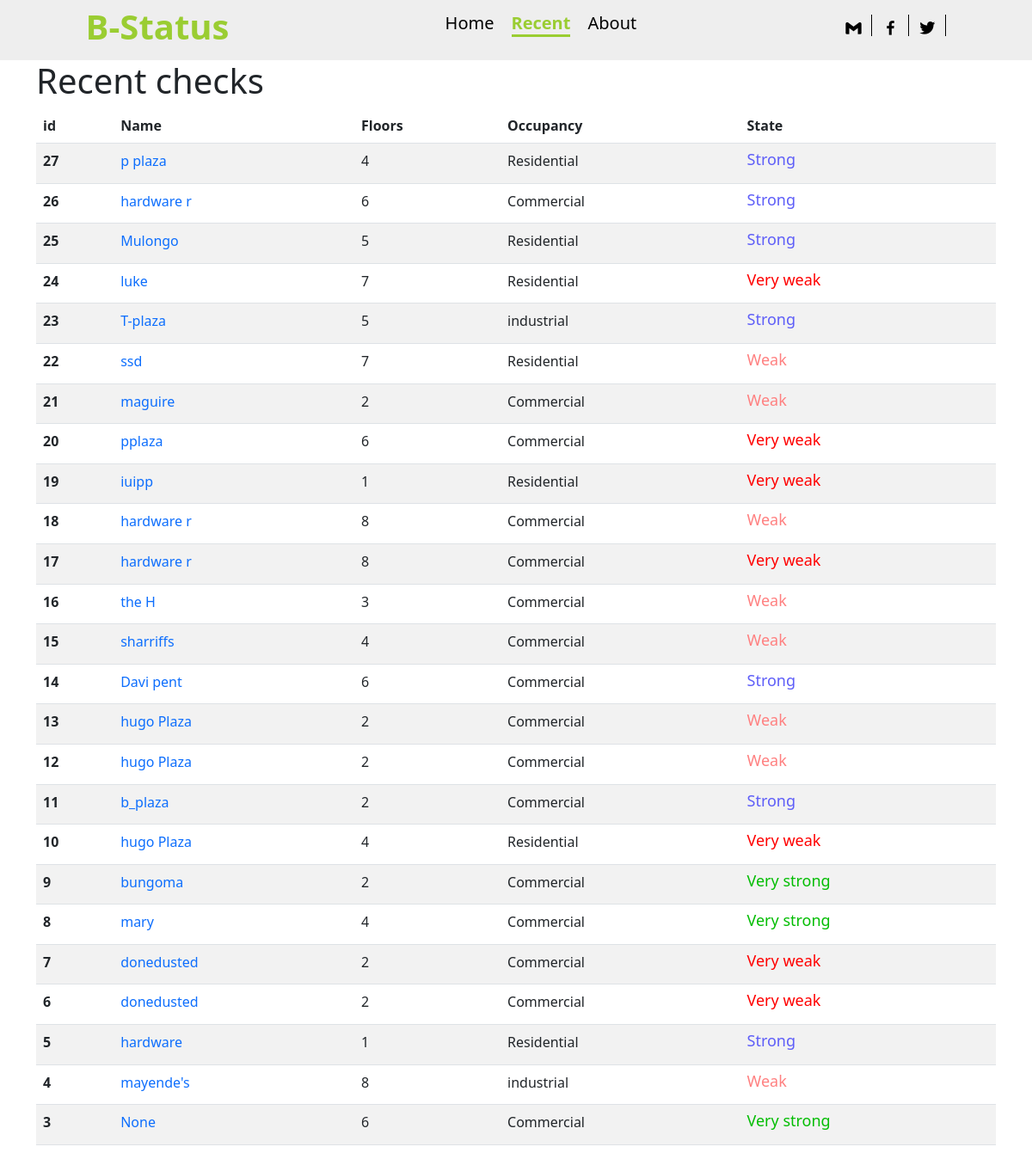
Page /b-status/ on the committed database.
### App/models.py (models this page shows, shortened)
class Data(models.Model):
    name = models.CharField(max_length=10,null=True)
    occupancy = models.PositiveIntegerField(choices=OCCUPANCY, null=True)
    floors = models.PositiveIntegerField(validators=[MinValueValidator(1), MaxValueValidator(8)], null=True)
    roofing = models.PositiveIntegerField(choices=ROOFING, null=True)
    seismic_zone = models.PositiveIntegerField(choices=ZONE, null=True)
    cracks = models.PositiveIntegerField(choices=CRACKS, null=True)
    l_arrestors = models.PositiveIntegerField(choices=LA, null=True)
    anti_eathquake = models.PositiveIntegerField(choices=EQ, null=True)
    soil_type = models.PositiveIntegerField(choices=SOIL, null=True)
    wall_thickness = models.PositiveIntegerField(choices=WALL, null=True)
    predictions = models.CharField(max_length=100, blank=True)
    date = models.DateTimeField(auto_now_add=True)
    class Meta:
        ordering = ['-date']

### App/views.py (the view)
# urls.py: path('b-status/',views.status, name = 'status'),
def status(request):
    obj = Data.objects.all()
    text = ''
    context = {
        'objects': obj,
        'page':'status',
        'text': text,
    }
    return render(request,'pred.html',context)

### App/templates/pred.html
{% extends "base.html"%}
{% block content %}
<div class="container">
<h1>Recent checks</h1>
<table class="table table-striped">
    <thead>
      <tr>
        <th scope="col">id</th>
        <th scope="col">Name</th>
        <th scope="col">Floors</th>
        <th scope="col">Occupancy</th>
        <th scope="col">State</th>
      </tr>
    </thead>
    <tbody>
        {% for obj in objects %}
      <tr>
        <th>{{obj.id}}</th>
        <td><a href="{% url 'view' obj.id %}">{{obj.name}}</a></td>
        <td>{{obj.floors}}</td>
        <td>{% if obj.occupancy == 0 %}
            Commercial
            {% elif obj.occupancy == 1 %}
            Residential
            {% elif obj.occupancy == 2 %}
            industrial
        {%endif %}
        </td>
        <td>{% if obj.predictions == "['Very weak']"%}
            <h3 style="color: red;font-size: 18px;">Very weak </h3>
            {% elif obj.predictions == "['Very strong']"%}
            <h3 style="color: rgb(4, 189, 4);font-size: 18px;">Very strong</h3>
            {% elif obj.predictions == "['Very Strong']"%}
            <h3 style="color: rgb(4, 189, 4);font-size: 18px;">Very strong</h3>
            {% elif obj.predictions == "['Strong']"%}
            <h3 style="color: rgb(94, 94, 248);font-size: 18px;">Strong</h3>
            {% elif obj.predictions == "['Weak']"%}
            <h3 style="color: rgb(255, 128, 128);font-size: 18px;">Weak</h3>
            {% elif obj.predictions == "['weak']"%}
            <h3 style="color: rgb(255, 128, 128);font-size: 18px;">Weak</h3>
            {% endif %}
            </td>
      </tr>
      {% endfor %}
    </div>
  {% endblock content %}

### App/templates/base.html (shortened to what this page needs)
<!DOCTYPE html>
{% load static %}
<html lang="en">
<head>
    <link rel="stylesheet" href="https://unpkg.com/boxicons@2.1.4/css/boxicons.min.css">
    <link href="https://cdn.jsdelivr.net/npm/bootstrap@5.2.3/dist/css/bootstrap.min.css" rel="stylesheet"
>
    <link rel="stylesheet" href="{% static 'css/main.css'%}">
</head>
<body>
    {% include "nav.html"%}
    {% block content %}
    {% endblock content %}
</body>
</html>

### App/templates/nav.html (shortened to what this page needs)
{%load static %}
<!DOCTYPE html>
<html lang="en">
<head>
    <link rel="stylesheet" href="https://unpkg.com/boxicons@2.1.4/css/boxicons.min.css">
    <link rel="stylesheet" href="{%static 'css/nav.css'%}">
</head>
<body>
  <nav class="navi">
    <div class="title">
        <h1>B-Status</h1>
    </div>
    <div class="nav-man-list">
        <ul>
            <li><a class="navi-link {%if page == 'home' %} active {%endif%}" href="{% url 'home'%}">Home</a></li>
            <li><a class="navi-link {%if page == 'status' %} active {%endif%}" href="{% url 'status'%}">Recent</a></li>
            <li><a class="navi-link {%if page == 'about' %} active {%endif%}" href="{% url 'about'%}">About</a></li>
        </ul>
    </div>
    <div class="contacts">
      <ul>
        <li><a href="mailto:stephenmukhebi@gmail.com?"><i class='bx bxl-gmail'></i></a></li>
        <li><a href="#"> <i class='bx bxl-facebook'></i></a></li>
        <li><a href="#"><i class='bx bxl-twitter'></i></a></li>
      </ul>
    </div>
  </nav>
</body>
</html>

### App/static/css/main.css (style rules this page uses)
* { margin: 0; padding: 0; box-sizing: border-box; }
a { text-decoration: none; }

### App/static/css/nav.css (style rules this page uses)
* { margin: 0; padding: 0; box-sizing: border-box; }
.navi { display: flex; width: 100%; background-color: #eee; height: 70px; justify-content: space-around; align-items: center; }
.title h1 { font-size: 40px; font-weight: 700; color: yellowgreen; }
.nav-man-list ul { display: flex; color: #000; }
.nav-man-list ul li { padding-left: 20px; list-style: none; text-decoration: none; }
.nav-man-list ul li a { text-decoration: none; text-align: center; }
.contacts ul { display: flex; align-items: center; height: 30px; padding-top: 5px; }
.contacts ul li { height: 100%; border-right: 0.5px solid black; padding-right: 10px; padding-top: 0px; padding-left: 10px; align-items: center; list-style: none; font-size: 22px; }
.contacts ul li a { text-decoration: none; color: black; transition: .5s; }
.navi-link { text-decoration: none; font-size: 20px; height: 20px; width: 40px; transition: .5s; position: relative; color: black; background: transparent; z-index: 1; text-align: center; }
.navi-link::before { content :""; position: absolute; top: 0; left: 0; width: 0%; height: 100%; background-color: transparent; border-bottom: 1px solid yellowgreen; z-index: -1; transition: .5s; }
.active { margin: 0; padding: 0; border-bottom: 3px solid yellowgreen; font-weight: 900; color: yellowgreen; }
.navi-link:hover, .active { color: yellowgreen; }

### rows in the picture
Data: id "27", name "p plaza", floors "4", occupancy "Residential", predictions "Strong"
Data: id "26", name "hardware r", floors "6", occupancy "Commercial", predictions "Strong"
Data: id "25", name "Mulongo", floors "5", occupancy "Residential", predictions "Strong"
Data: id "24", name "luke", floors "7", occupancy "Residential", predictions "Very weak"
Data: id "23", name "T-plaza", floors "5", occupancy "industrial", predictions "Strong"
Data: id "22", name "ssd", floors "7", occupancy "Residential", predictions "Weak"
Data: id "21", name "maguire", floors "2", occupancy "Commercial", predictions "Weak"
Data: id "20", name "pplaza", floors "6", occupancy "Commercial", predictions "Very weak"
Data: id "19", name "iuipp", floors "1", occupancy "Residential", predictions "Very weak"
Data: id "18", name "hardware r", floors "8", occupancy "Commercial", predictions "Weak"
Data: id "17", name "hardware r", floors "8", occupancy "Commercial", predictions "Very weak"
Data: id "16", name "the H", floors "3", occupancy "Commercial", predictions "Weak"
Data: id "15", name "sharriffs", floors "4", occupancy "Commercial", predictions "Weak"
Data: id "14", name "Davi pent", floors "6", occupancy "Commercial", predictions "Strong"
Data: id "13", name "hugo Plaza", floors "2", occupancy "Commercial", predictions "Weak"
Data: id "12", name "hugo Plaza", floors "2", occupancy "Commercial", predictions "Weak"
Data: id "11", name "b_plaza", floors "2", occupancy "Commercial", predictions "Strong"
Data: id "10", name "hugo Plaza", floors "4", occupancy "Residential", predictions "Very weak"
Data: id "9", name "bungoma", floors "2", occupancy "Commercial", predictions "Very strong"
Data: id "8", name "mary", floors "4", occupancy "Commercial", predictions "Very strong"
Data: id "7", name "donedusted", floors "2", occupancy "Commercial", predictions "Very weak"
Data: id "6", name "donedusted", floors "2", occupancy "Commercial", predictions "Very weak"
Data: id "5", name "hardware", floors "1", occupancy "Residential", predictions "Strong"
Data: id "4", name "mayende's", floors "8", occupancy "industrial", predictions "Weak"
Data: id "3", name "None", floors "6", occupancy "Commercial", predictions "Very strong"
